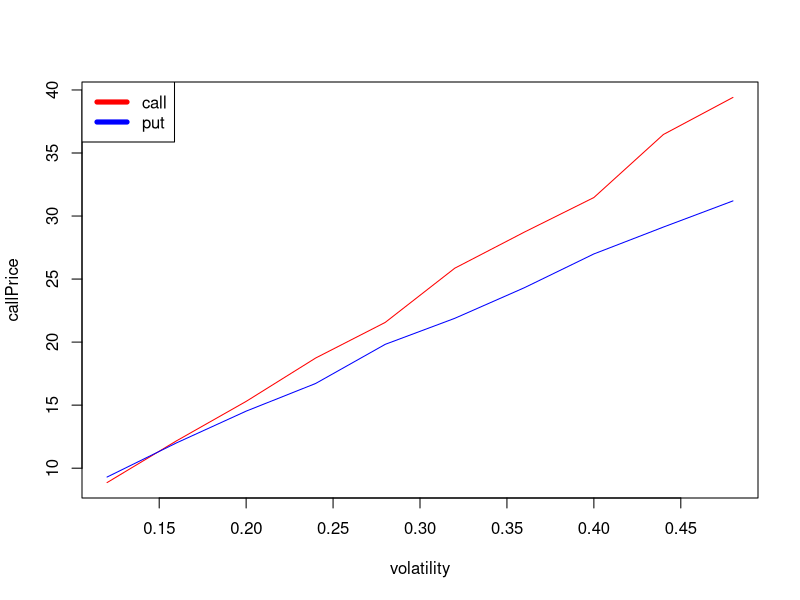

R code for this plot:
GeneratePricePath <- function(nPath, nSims, S, r, sigma, delta){
  # generate two sets of standard normals that are negatively correlated
  stdNor1 <- matrix(rnorm(nPath*nSims/2), nrow = nPath/2, byrow = TRUE)
  stdNor2 <- -stdNor1
  stdNor_total <- rbind(stdNor1,stdNor2)
  
  priceProcess <- matrix(0, nPath, nSims+1)
  priceProcess[,1] <- S
  
  for(i in 1:nSims){
    priceProcess[, i+1] <- priceProcess[, i] *exp((r - 0.5 * sigma * sigma) * delta + sigma * stdNor_total[,i] * sqrt(delta))
  }
  return(priceProcess)
}

callOptionPrice <- function(nPath, nSims, S, r, sigma){
  paths <- GeneratePricePath(nPath, nSims, S, r, sigma, delta)
  result <- apply(paths, 1, max)
  payoff <- result-strike
  payoff[payoff<0]<-0
  return(mean(payoff))
}

putOptionPrice <- function(nPath, nSims, S, r, sigma){
  paths <- GeneratePricePath(nPath, nSims, S, r, sigma, delta)
  result <- apply(paths, 1, min)
  payoff <- strike - result
  payoff[payoff<0] <- 0
  return(mean(payoff))
}

T <- 1
nPath <- 1000 # row
nSims <- 100 # col
delta <- T/nSims
S <- 98
strike <- 100
r <- 0.03
sigmas <- seq(0.12,0.48, by=0.04)
callPrice <-rep(0.0, length(sigmas))
putPrice <-rep(0.0, length(sigmas))

for(i in 1:length(sigmas)){
  callPrice[i] = callOptionPrice(nPath,nSims, S, r, sigmas[i])
  putPrice[i] = putOptionPrice(nPath,nSims, S, r, sigmas[i])
}

plot(y=callPrice, x= sigmas, type="l", col="red",xlab="volatility")
lines(x= sigmas,y= putPrice, type = "l", col="blue")
abline(h= 3.72244, col="black")
legend("topleft", c("call", "put"), col=c("red", "blue"), lwd=5)




